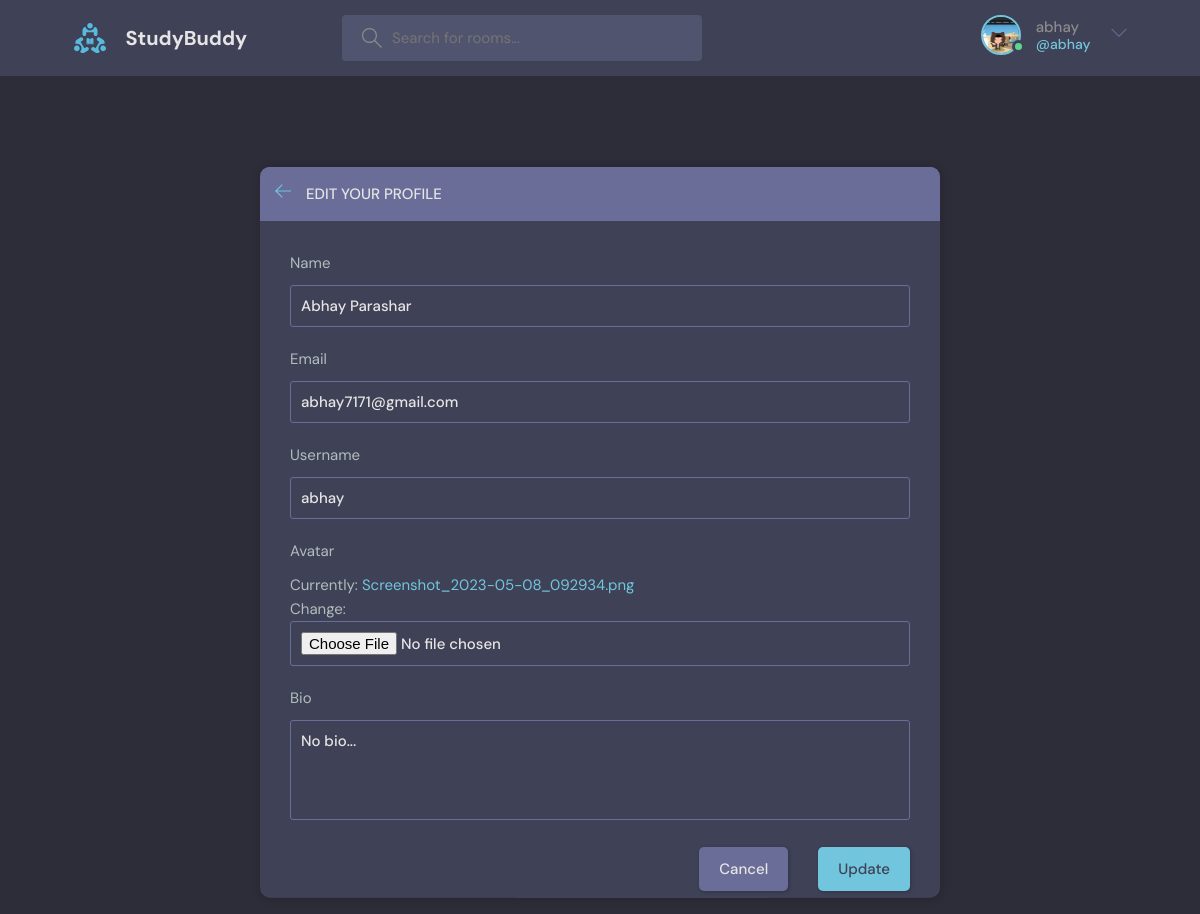
The page /update-user/ (signed in) on the database its author committed.
### base/models.py (models this page shows)
class User(AbstractUser):
    name = models.CharField(
        max_length=200, default='Anonymous', null=True, blank=True)
    email = models.EmailField(max_length=200, unique=True, null=True)
    bio = models.TextField(default='No bio...', max_length=300, null=True)
    avatar = models.ImageField(null=True, default="avatar.svg")
    USERNAME_FIELD = 'email'
    REQUIRED_FIELDS = []
    pass

### base/views.py (the view)
# urls.py: path('update-user/', views.updateUser, name="update-user"),
@login_required(login_url='login')
def updateUser(request):
    user = request.user
    form = UserForm(instance=user)
    if request.method == 'POST':
        form = UserForm(request.POST, request.FILES, instance=user)
        if form.is_valid():
            form.save()
            return redirect('user-profile', pk=user.id)
    context = {'form': form}
    return render(request, 'base/update-user.html', context)

### base/forms.py
class UserForm(ModelForm):
    class Meta:
        model = User
        fields = ['name', 'email', 'username', 'avatar', 'bio']

### base/templates/base/update-user.html (shortened to what this page needs)
{%extends 'main.html'%}
{%block content%}
    <main class="update-account layout">
        <div class="container">
            <div class="layout__box">
                <div class="layout__boxHeader">
                    <div class="layout__boxTitle">
                        <a href="{{request.META.HTTP_REFERER}}">
                            <svg version="1.1" xmlns="http://www.w3.org/2000/svg" width="32" height="32"
                                viewBox="0 0 32 32">
                                <title>arrow-left</title>
                                <path
                                    d="M13.723 2.286l-13.723 13.714 13.719 13.714 1.616-1.611-10.96-10.96h27.625v-2.286h-27.625l10.965-10.965-1.616-1.607z">
                                </path>
                            </svg>
                        </a>
                        <h3>Edit your profile</h3>
                    </div>
                </div>
                <div class="layout__body">
                    <form class="form" action="" method = "POST" enctype="multipart/form-data">
                      {%for field in form%}
                        <div class="form__group">
                            <label for="profile_pic">{{field.label}}</label>
                            {{field}}
                        </div>
                        {%endfor%}
                        <div class="form__action">
                            <a class="btn btn--dark" href="{%url 'home'%}">Cancel</a>
                            <button class="btn btn--main" type="submit">Update</button>
                        </div>
                    </form>
                </div>
            </div>
        </div>
    </main>
{%endblock content%}

### templates/navbar.html (shortened to what this page needs)
{%load static%}
<header class="header header--loggedIn">
  <div class="container">
    <a href="{%url 'home'%}" class="header__logo">
      <img src="{% static 'images/logo.svg' %}" />
      <h1>StudyBuddy</h1>
    </a>
    <form class="header__search" method="GET" action="{%url 'home'%}">
      <label>
        <input name="q" placeholder="Search for rooms..." />
      </label>
    </form>
    <nav class="header__menu">
      {%if request.user.is_authenticated%}
      <div class="header__user">
        <a href="{%url 'user-profile' user.id%}">
          <div class="avatar avatar--medium active">
            <img src="{{request.user.avatar.url}}" />
          </div>
          <p>
            {{request.user.username}} <span>@{{request.user.username}}</span>
          </p>
        </a>
        <button class="dropdown-button">
          <svg
            version="1.1"
            xmlns="http://www.w3.org/2000/svg"
            width="32"
            height="32"
            viewBox="0 0 32 32"
          >
            <title>chevron-down</title>
            <path d="M16 21l-13-13h-3l16 16 16-16h-3l-13 13z"></path>
          </svg>
        </button>
      </div>
      {%else%}
      <a href="{%url 'login'%}">
        <img src="{% static 'images/avatar.svg' %}" />
        <p>Login</p>
      </a>
      {%endif%}
    </nav>
  </div>
</header>

### rows shown on the page
User: user.avatar (picture), user.username "abhay", form "Abhay Parashar" "abhay7171@gmail.com" "abhay" "No bio..."

### other values the page prints
{{ field.label }} "Name" "Email" "Username" "Avatar" "Bio"
